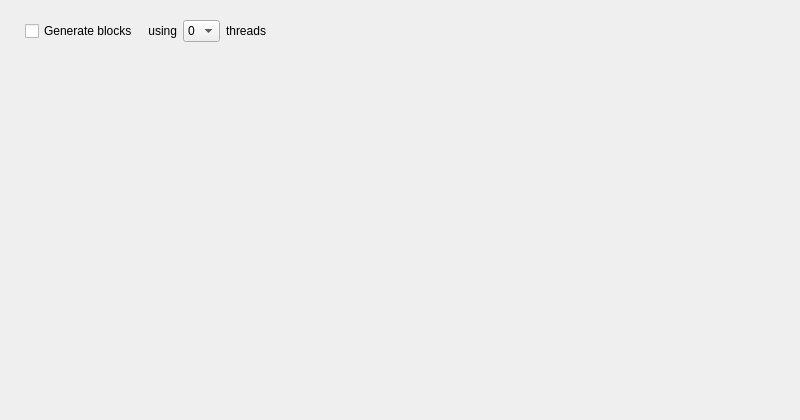
<?xml version="1.0" encoding="UTF-8"?>
<ui version="4.0">
 <class>GenerateCoinsPage</class>
 <widget class="QDialog" name="GenerateCoinsPage">
  <property name="geometry">
   <rect>
    <x>0</x>
    <y>0</y>
    <width>800</width>
    <height>420</height>
   </rect>
  </property>
  <property name="windowTitle">
   <string>Generate Coins</string>
  </property>
  <layout class="QVBoxLayout" name="initialVLayout">
   <property name="sizeConstraint">
    <enum>QLayout::SetMaximumSize</enum>
   </property>
   <property name="leftMargin">
    <number>25</number>
   </property>
   <property name="topMargin">
    <number>20</number>
   </property>
   <property name="rightMargin">
    <number>25</number>
   </property>
   <property name="bottomMargin">
    <number>20</number>
   </property>
   <item>
    <layout class="QHBoxLayout" name="generateWithThreadsHLayout">
     <item>
      <widget class="QCheckBox" name="generateBlocksYesNo">
       <property name="text">
        <string>Generate blocks</string>
       </property>
      </widget>
     </item>
     <item>
      <spacer name="horizontalSpacerBeforeUsingAfterGenerate">
       <property name="orientation">
        <enum>Qt::Horizontal</enum>
       </property>
       <property name="sizeType">
        <enum>QSizePolicy::Fixed</enum>
       </property>
       <property name="sizeHint" stdset="0">
        <size>
         <width>4</width>
         <height>1</height>
        </size>
       </property>
      </spacer>
     </item>
     <item>
      <widget class="QLabel" name="usingLabel">
       <property name="text">
        <string>using</string>
       </property>
       <property name="alignment">
        <set>Qt::AlignRight|Qt::AlignTrailing|Qt::AlignVCenter</set>
       </property>
      </widget>
     </item>
     <item>
      <widget class="QComboBox" name="numberOfThreadsList">
       <item>
        <property name="text">
         <string>0</string>
        </property>
       </item>
       <item>
        <property name="text">
         <string>1</string>
        </property>
       </item>
      </widget>
     </item>
     <item>
      <widget class="QLabel" name="threadsLabel">
       <property name="text">
        <string>threads</string>
       </property>
      </widget>
     </item>
     <item>
      <spacer name="horizontalFill">
       <property name="orientation">
        <enum>Qt::Horizontal</enum>
       </property>
       <property name="sizeHint" stdset="0">
        <size>
         <width>100</width>
         <height>1</height>
        </size>
       </property>
      </spacer>
     </item>
    </layout>
   </item>
   <item>
    <spacer name="verticalFill">
     <property name="orientation">
      <enum>Qt::Vertical</enum>
     </property>
     <property name="sizeHint" stdset="0">
      <size>
       <width>1</width>
       <height>100</height>
      </size>
     </property>
    </spacer>
   </item>
  </layout>
 </widget>
 <resources>
  <include location="../bitcoin.qrc"/>
 </resources>
 <connections/>
</ui>
